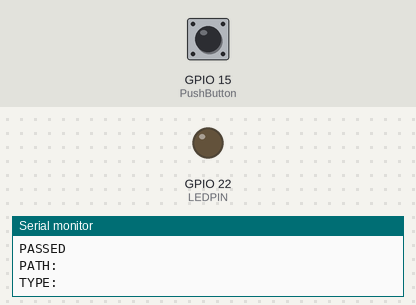
Recording of a sketch running on a simulated ESP32. Shown: output pins drawn as LEDs (lit = HIGH), the last lines printed to the serial monitor. Inputs (shaded band) come from the test bench; at power-on: GPIO 15 (PushButton) LOW. WiFi joins after 1.5 s; servers stay silent unless stated.

Above: at 3.2 s.
3.3 s: GPIO 15 (PushButton) pulled HIGH for 0.25 s
At 3.53 s:
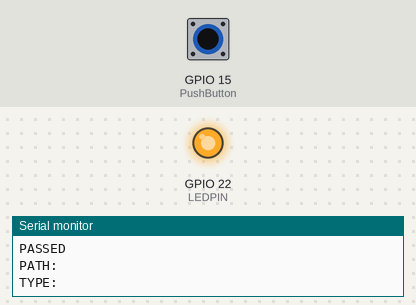
5.1 s: GPIO 15 (PushButton) pulled HIGH for 3.2 s
At 8.9 s:
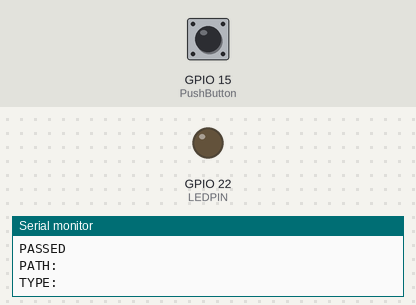
Timing chart, 0 to 10.4 s (numbered marks = the images above; inputs shaded):
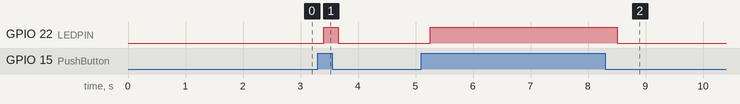

The sketch:

codigo_pushbutton.ino
```cpp
#include <WiFi.h>
#include <FirebaseESP32.h>

#define FIREBASE_HOST "https://sensor-8a60d-default-rtdb.firebaseio.com"
#define FIREBASE_AUTH "AIzaSyDTm3ZTfCnSEMPIH6zu8rwWWzsC_B02AMU"

FirebaseData fbdo;

FirebaseAuth auth;
FirebaseConfig config;

const int LEDPIN = 22;
const int PushButton = 15;
float freq=1;
float dado=0;

const char* ssid = "TP-Link_BC8D";
const char* password = "30254985";
bool signupOK = false;

void setup(){
  Serial.begin(115200);
  pinMode(LEDPIN, OUTPUT);
  pinMode(PushButton, INPUT);

  // Connect to Wi-Fi
  WiFi.begin(ssid, password);
  while (WiFi.status() != WL_CONNECTED) {
    delay(1000);
    Serial.println("Connecting to WiFi..");
  }

  // Print ESP32 Local IP Address
  Serial.println(WiFi.localIP());

   /* Assign the api key (required) */
  config.api_key = FIREBASE_AUTH;
  config.database_url = FIREBASE_HOST;

  /* Sign up */
  if (Firebase.signUp(&config, &auth, "", "")){
    Serial.println("ok");
    signupOK = true;
  }
  else{
    Serial.printf("%s\n", config.signer.signupError.message.c_str());
  }

  Firebase.begin(&config, &auth);
  Firebase.reconnectWiFi(true);
}

void loop(){
  int Push_button_state = digitalRead(PushButton);
  if ( Push_button_state == HIGH ){
    digitalWrite(LEDPIN, HIGH);
    freq=freq+0.01;
    if (Firebase.RTDB.setFloat(&fbdo, "freq", freq)) {
      Serial.println("PASSED");
      Serial.println("PATH: " + fbdo.dataPath());
      Serial.println("TYPE: " + fbdo.dataType());
    }else {
      Serial.println(fbdo.errorReason());
    }
    delay(100L);
  }else{
    digitalWrite(LEDPIN, LOW);
    dado=plotSineWave();
    if (Firebase.RTDB.setFloat(&fbdo, "valor", dado)) {
      Serial.println("PASSED");
      Serial.println("PATH: " + fbdo.dataPath());
      Serial.println("TYPE: " + fbdo.dataType());
    }else {
      Serial.println(fbdo.errorReason());
    }
    delay(50L);
  }
}

float plotSineWave() {
   //for (float i = 0.05; i <= 2 * PI; i += 0.05) {
      Serial.println(sin(freq*millis()/800));
      return (sin(freq*millis()/800));
   //}
}
```

Measured:
- after the input at 3.3 s, GPIO 22 (LEDPIN): LOW → HIGH after 0.10 s, → LOW 0.25 s later
- after the input at 5.1 s, GPIO 22 (LEDPIN): LOW → HIGH after 0.16 s, → LOW 3.3 s later
